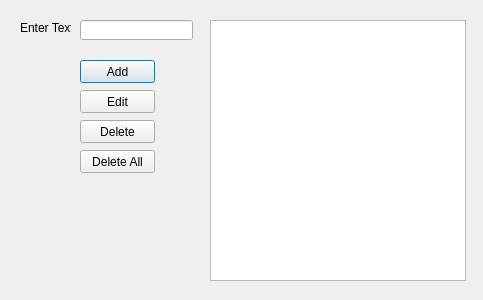
<?xml version="1.0" encoding="UTF-8"?>
<ui version="4.0">
 <class>Dialog</class>
 <widget class="QDialog" name="Dialog">
  <property name="geometry">
   <rect>
    <x>0</x>
    <y>0</y>
    <width>483</width>
    <height>300</height>
   </rect>
  </property>
  <property name="windowTitle">
   <string>Dialog</string>
  </property>
  <widget class="QLabel" name="label">
   <property name="geometry">
    <rect>
     <x>20</x>
     <y>20</y>
     <width>51</width>
     <height>16</height>
    </rect>
   </property>
   <property name="text">
    <string>Enter Text</string>
   </property>
  </widget>
  <widget class="QLineEdit" name="lineEdit">
   <property name="geometry">
    <rect>
     <x>80</x>
     <y>20</y>
     <width>113</width>
     <height>20</height>
    </rect>
   </property>
  </widget>
  <widget class="QPushButton" name="AddButton">
   <property name="geometry">
    <rect>
     <x>80</x>
     <y>60</y>
     <width>75</width>
     <height>23</height>
    </rect>
   </property>
   <property name="text">
    <string>Add</string>
   </property>
  </widget>
  <widget class="QPushButton" name="EditButton">
   <property name="geometry">
    <rect>
     <x>80</x>
     <y>90</y>
     <width>75</width>
     <height>23</height>
    </rect>
   </property>
   <property name="text">
    <string>Edit</string>
   </property>
  </widget>
  <widget class="QPushButton" name="DeleteButton">
   <property name="geometry">
    <rect>
     <x>80</x>
     <y>120</y>
     <width>75</width>
     <height>23</height>
    </rect>
   </property>
   <property name="text">
    <string>Delete</string>
   </property>
  </widget>
  <widget class="QPushButton" name="DeleteAllButton">
   <property name="geometry">
    <rect>
     <x>80</x>
     <y>150</y>
     <width>75</width>
     <height>23</height>
    </rect>
   </property>
   <property name="text">
    <string>Delete All</string>
   </property>
  </widget>
  <widget class="QListWidget" name="listWidget">
   <property name="geometry">
    <rect>
     <x>210</x>
     <y>20</y>
     <width>256</width>
     <height>261</height>
    </rect>
   </property>
  </widget>
 </widget>
 <resources/>
 <connections/>
</ui>
